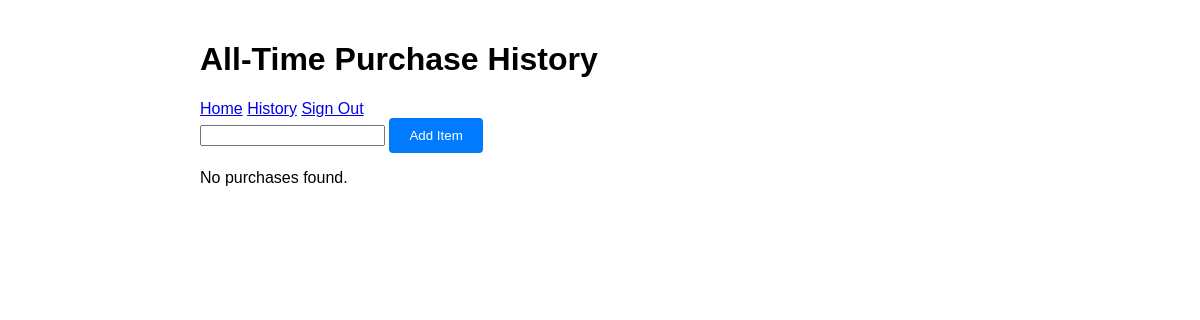
/history (signed in), run on an earlier commit of the app's database.
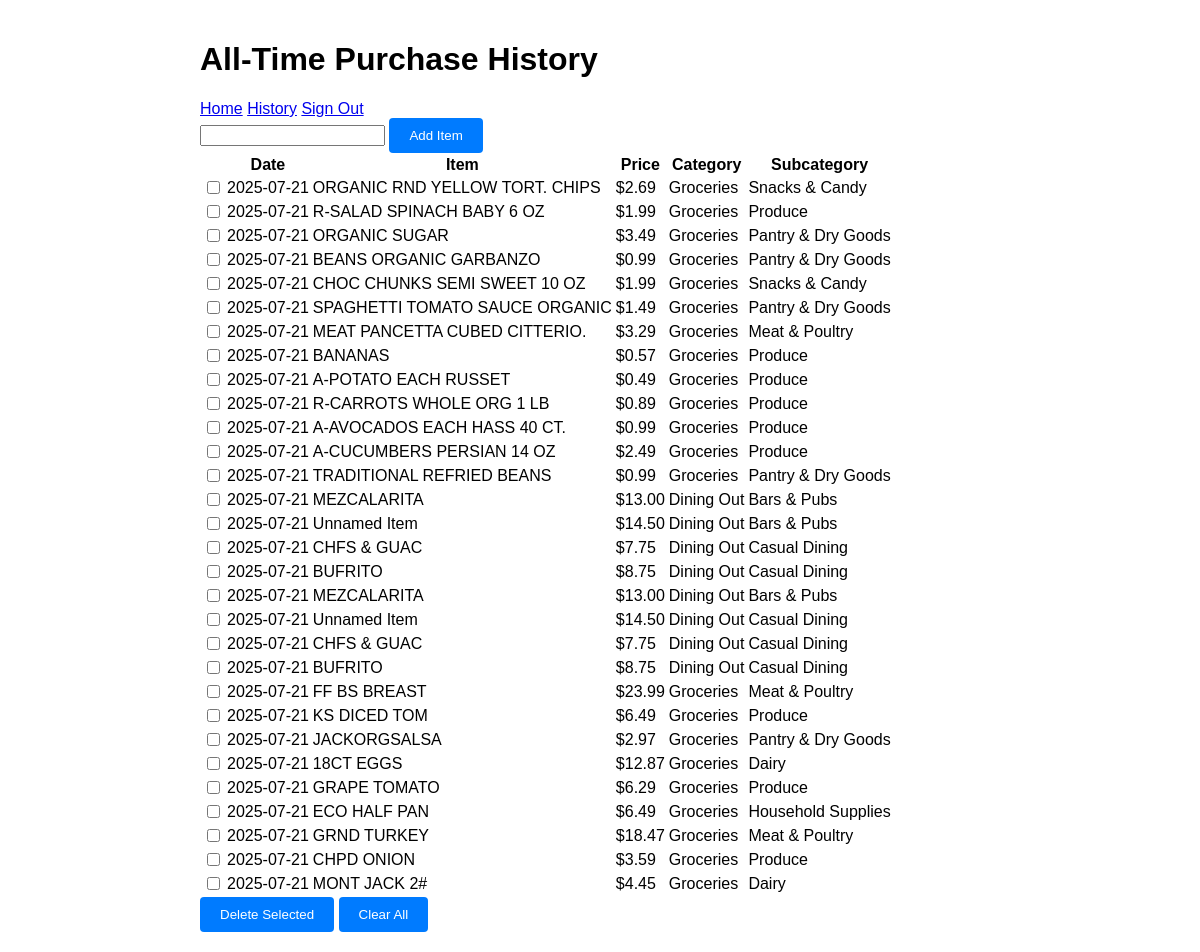
And on a later commit of the database.
### tables this page shows
CREATE TABLE receiptData (
    id INTEGER PRIMARY KEY AUTOINCREMENT,
    rid INTEGER NOT NULL,
    itemName VARCHAR(100) NOT NULL,
    itemPrice DECIMAL(10, 2) NOT NULL,
    category VARCHAR(100),
    subcategory VARCHAR(100),
    FOREIGN KEY (rid) REFERENCES receipt(rid)
);

### app.py (the view, shortened to what this page needs)
@app.route("/history", methods=["GET", "POST"])
def history():
    if 'uid' not in session:
        return redirect(url_for('login'))
    uid = session['uid']
    conn = get_db_connection()
    cur = conn.cursor()
    error = None
    override_item = None
    cur.execute("""
        SELECT d.id, d.itemName, d.itemPrice, d.category, d.subcategory, DATE(r.date_uploaded) AS date
        FROM receiptData d JOIN receipt r ON d.rid = r.rid WHERE r.uid = ? ORDER BY r.date_uploaded DESC""", (uid,))
    rows = cur.fetchall()
    conn.close()
    return render_template("history.html", purchases=rows, error=error, override_item=override_item)

### app.py (called while the page is built)
def get_db_connection():
    return sqlite3.connect("db.db")

### templates/history.html (shortened to what this page needs)
<!DOCTYPE html>
<html>
<head>
  <link rel="stylesheet" href="/static/css/styles.css">
</head>
<body>
  <div class="header">
    <h1>All-Time Purchase History</h1>
    <nav>
      <a class="btn-nav" href="{{ url_for('home') }}">Home</a>
      <a class="btn-nav" href="{{ url_for('history') }}">History</a>
      <a class="btn-signout" href="{{ url_for('logout') }}">Sign Out</a>
    </nav>
  </div>
 <form method="post" action="{{ url_for('history') }}" class="add-form">
  <input type="text" name="new_item" …>
  <button type="submit" name="add_item">Add Item</button>
</form>
  {% if purchases %}
  <form method="post" action="{{ url_for('history') }}">
    <table>
      <thead>
        <tr>
          <th></th>
          <th>Date</th>
          <th>Item</th>
          <th>Price</th>
          <th>Category</th>
          <th>Subcategory</th>
        </tr>
      </thead>
      <tbody>
      {% for id, name, price, category, subcat, date in purchases %}
        <tr>
          <td>
            <input type="checkbox" name="selected" value="{{ id }}">
          </td>
          <td>{{ date }}</td>
          <td>{{ name }}</td>
          <td>${{ "%.2f"|format(price) }}</td>
          <td>{{ category }}</td>
          <td>{{ subcat }}</td>
        </tr>
      {% endfor %}
      </tbody>
    </table>
    <div class="actions">
      <button type="submit" name="delete_selected">Delete Selected</button>
      <button type="submit" name="clear_all" onclick="return confirm('Are you sure your want to clear your purchase history?');">
        Clear All
      </button>
    </div>
  </form>
  {% else %}
    <p>No purchases found.</p>
  {% endif %}
</body>
</html>

### static/css/styles.css (style rules this page uses)
body { font-family: Arial, sans-serif; max-width: 800px; margin: 0 auto; padding: 20px; }
button { background-color: #007bff; color: white; padding: 10px 20px; border: none; border-radius: 4px; cursor: pointer; }

What changed in the data, as far as the page shows it:
added receiptData: date "2025-07-21", itemName "ORGANIC RND YELLOW TORT. CHIPS", itemPrice "2.69", category "Groceries", subcategory "Snacks & Candy"
added receiptData: date "2025-07-21", itemName "R-SALAD SPINACH BABY 6 OZ", itemPrice "1.99", category "Groceries", subcategory "Produce"
added receiptData: date "2025-07-21", itemName "ORGANIC SUGAR", itemPrice "3.49", category "Groceries", subcategory "Pantry & Dry Goods"
added receiptData: date "2025-07-21", itemName "BEANS ORGANIC GARBANZO", itemPrice "0.99", category "Groceries", subcategory "Pantry & Dry Goods"
added receiptData: date "2025-07-21", itemName "CHOC CHUNKS SEMI SWEET 10 OZ", itemPrice "1.99", category "Groceries", subcategory "Snacks & Candy"
added receiptData: date "2025-07-21", itemName "SPAGHETTI TOMATO SAUCE ORGANIC", itemPrice "1.49", category "Groceries", subcategory "Pantry & Dry Goods"
added receiptData: date "2025-07-21", itemName "MEAT PANCETTA CUBED CITTERIO.", itemPrice "3.29", category "Groceries", subcategory "Meat & Poultry"
added receiptData: date "2025-07-21", itemName "BANANAS", itemPrice "0.57", category "Groceries", subcategory "Produce"
added receiptData: date "2025-07-21", itemName "A-POTATO EACH RUSSET", itemPrice "0.49", category "Groceries", subcategory "Produce"
added receiptData: date "2025-07-21", itemName "R-CARROTS WHOLE ORG 1 LB", itemPrice "0.89", category "Groceries", subcategory "Produce"
added receiptData: date "2025-07-21", itemName "A-AVOCADOS EACH HASS 40 CT.", itemPrice "0.99", category "Groceries", subcategory "Produce"
added receiptData: date "2025-07-21", itemName "A-CUCUMBERS PERSIAN 14 OZ", itemPrice "2.49", category "Groceries", subcategory "Produce"
added receiptData: date "2025-07-21", itemName "TRADITIONAL REFRIED BEANS", itemPrice "0.99", category "Groceries", subcategory "Pantry & Dry Goods"
added receiptData: date "2025-07-21", itemName "MEZCALARITA", itemPrice "13.00", category "Dining Out", subcategory "Bars & Pubs"
added receiptData: date "2025-07-21", itemName "Unnamed Item", itemPrice "14.50", category "Dining Out", subcategory "Bars & Pubs"
added receiptData: date "2025-07-21", itemName "CHFS & GUAC", itemPrice "7.75", category "Dining Out", subcategory "Casual Dining"
added receiptData: date "2025-07-21", itemName "BUFRITO", itemPrice "8.75", category "Dining Out", subcategory "Casual Dining"
added receiptData: date "2025-07-21", itemName "MEZCALARITA", itemPrice "13.00", category "Dining Out", subcategory "Bars & Pubs"
added receiptData: date "2025-07-21", itemName "Unnamed Item", itemPrice "14.50", category "Dining Out", subcategory "Casual Dining"
added receiptData: date "2025-07-21", itemName "CHFS & GUAC", itemPrice "7.75", category "Dining Out", subcategory "Casual Dining"
added receiptData: date "2025-07-21", itemName "BUFRITO", itemPrice "8.75", category "Dining Out", subcategory "Casual Dining"
added receiptData: date "2025-07-21", itemName "FF BS BREAST", itemPrice "23.99", category "Groceries", subcategory "Meat & Poultry"
added receiptData: date "2025-07-21", itemName "KS DICED TOM", itemPrice "6.49", category "Groceries", subcategory "Produce"
added receiptData: date "2025-07-21", itemName "JACKORGSALSA", itemPrice "2.97", category "Groceries", subcategory "Pantry & Dry Goods"
added receiptData: date "2025-07-21", itemName "18CT EGGS", itemPrice "12.87", category "Groceries", subcategory "Dairy"
added receiptData: date "2025-07-21", itemName "GRAPE TOMATO", itemPrice "6.29", category "Groceries", subcategory "Produce"
added receiptData: date "2025-07-21", itemName "ECO HALF PAN", itemPrice "6.49", category "Groceries", subcategory "Household Supplies"
added receiptData: date "2025-07-21", itemName "GRND TURKEY", itemPrice "18.47", category "Groceries", subcategory "Meat & Poultry"
added receiptData: date "2025-07-21", itemName "CHPD ONION", itemPrice "3.59", category "Groceries", subcategory "Produce"
added receiptData: date "2025-07-21", itemName "MONT JACK 2#", itemPrice "4.45", category "Groceries", subcategory "Dairy"
Also different on the page:
text no longer shown: "No purchases found."
text now shown: "Date Item Price Category Subcategory Delete Selected Clear All"
